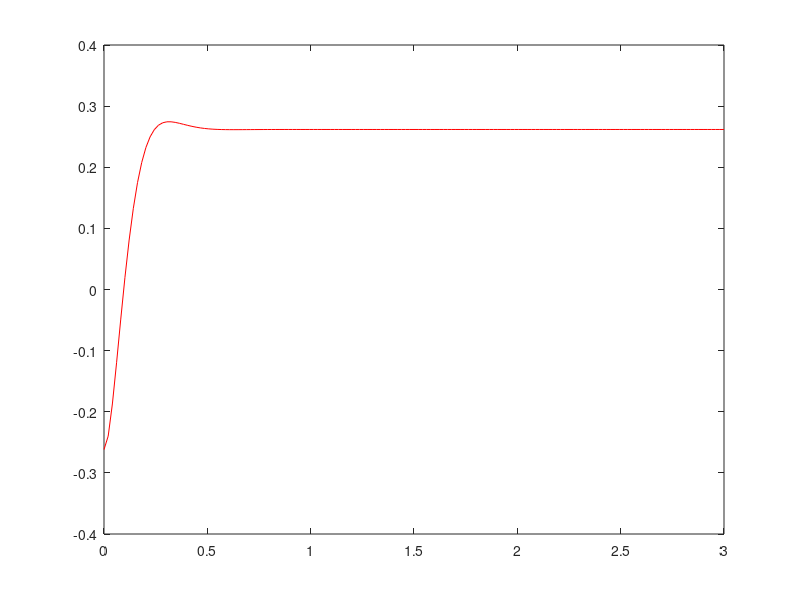

Write MATLAB code to recreate this figure. (Note: this script raises an error after producing the figure.)
% This script is used for Lab 6 in ASEN 2003 for the rigid arm
clear all
close all

% Set constants
initial_angle = -15*pi/180;
desired_angle = 15*pi/180;
K_g = 70;
K_m = 0.00767;
K_p = 9.3;
K_d = 0.38;
J = 0.0021 + 0.0059;
R_m = 2.6;

% create errors for instability
if K_p < 0 | K_d < 0
    error('System is unstable')
end

% Closed	loop	system	
num	= K_p*K_g*K_m/J/R_m;
den	= [1 (K_g^2*K_m^2/J/R_m + K_d*K_g*K_m/J/R_m) num];
sysTF =	tf(num,den);

% Step response
[x,t] = step(sysTF,3);
x = x*2*desired_angle - desired_angle;

% set overshoot limit
overshoot = (max(x) - desired_angle)/desired_angle*100;      % percent
if max(x) > 1.05 * desired_angle
    error('The overshoot is greater than 5%')
end

% set limit for maximum volts
volts = K_p*(desired_angle - initial_angle) - K_d*initial_angle;
if volts > 5
    error('Volts are greater than 5')
end

% plot model vs actual
figure(1);clf;
plot(t,x,'r');
hold on
data = load('Group20_21');
time = data(:,1);
angle = data(:,2);
plot(time,angle)
xlabel('Time (s)')
ylabel('Angle (rad)')
hold off

